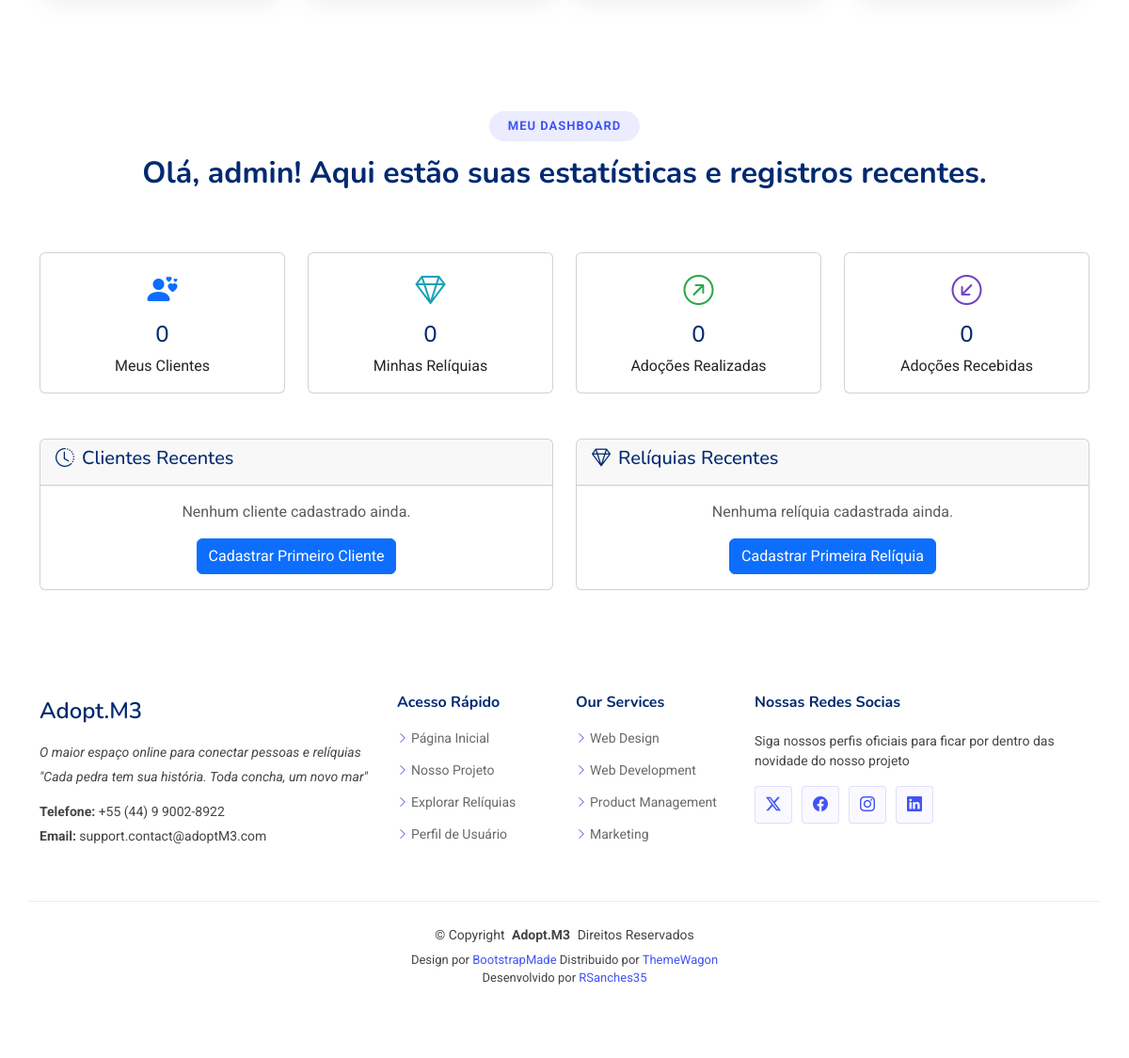
The app's page / (signed in, lower part), older data.
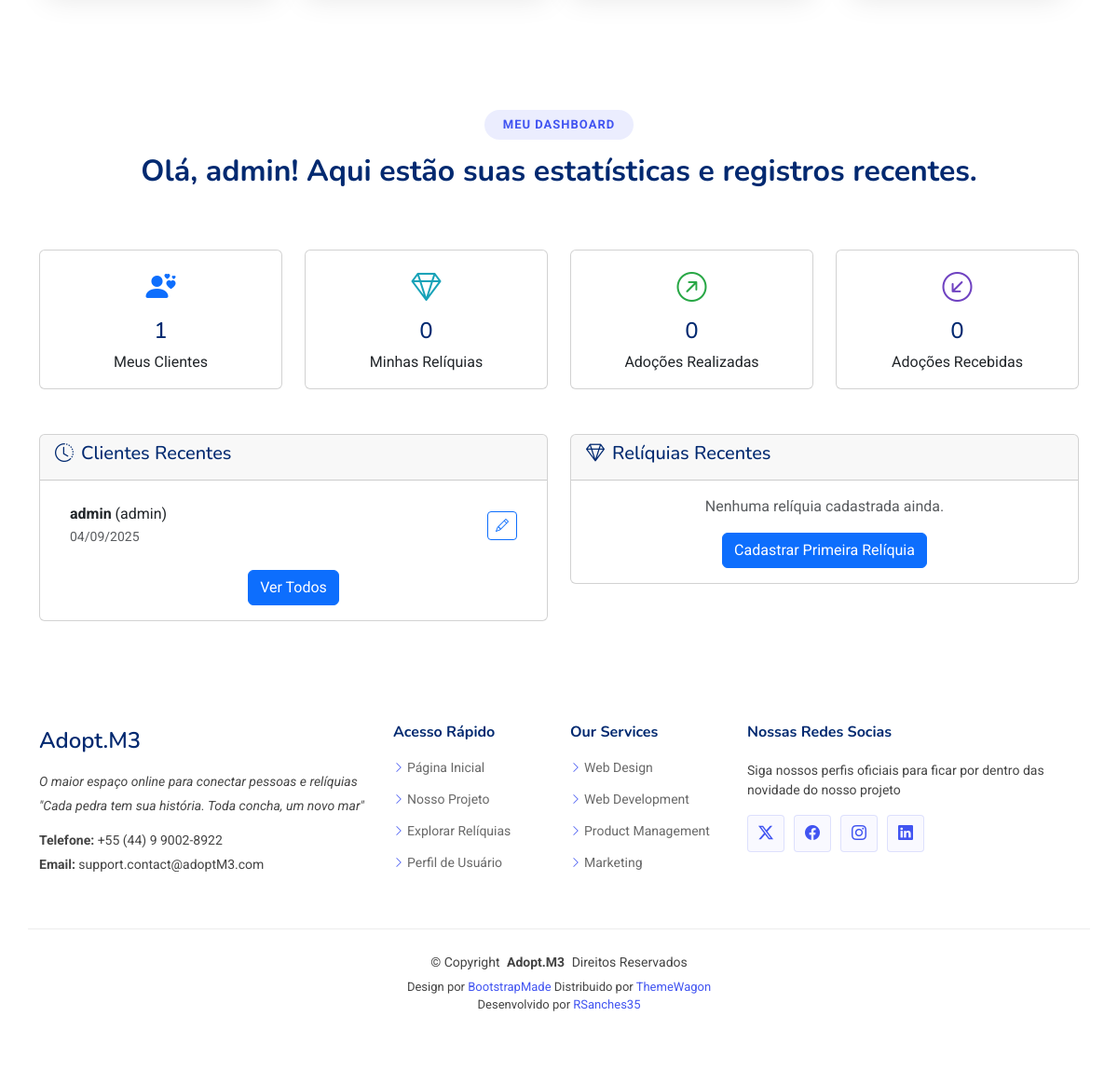
The same page, newer data.
### records/models.py (models this page shows, shortened)
class Client(models.Model):
    user = models.OneToOneField(User, on_delete=models.CASCADE, related_name='client_profile', null=True, blank=True)
    name = models.CharField(max_length=150)
    nickname = models.CharField(max_length=50)
    email = models.EmailField()
    birth_date = models.DateField()
    register_date = models.DateTimeField(auto_now_add=True)
    last_activity = models.DateTimeField(auto_now=True)
    address = models.ForeignKey(Address, on_delete=models.PROTECT, null=True, blank=True)
    created_by = models.ForeignKey(User, on_delete=models.CASCADE, related_name='clients', default=1)

### pages/views.py (the view, shortened to what this page needs)
# urls.py: path('', IndexView.as_view(), name='pages-HomePage'),
class IndexView(TemplateView):
    template_name = "pages/index.html"
    def get_context_data(self, **kwargs):
        context = super().get_context_data(**kwargs)
        context['total_users'] = User.objects.count()
        context['total_clients'] = Client.objects.count()
        context['total_relics'] = Relic.objects.count()
        context['total_adoptions'] = Adoption.objects.count()
        if self.request.user.is_authenticated:
            try:
                context['recent_clients'] = Client.objects.filter(
                    created_by=self.request.user
                ).order_by('-register_date')[:5]
                context['recent_relics'] = Relic.objects.filter(
                    created_by=self.request.user
                ).order_by('-obtained_date')[:5]
                context['user_stats'] = {
                    'my_clients': Client.objects.filter(created_by=self.request.user).count(),
                    'my_relics': Relic.objects.filter(created_by=self.request.user).count(),
                    'my_adoptions_given': Adoption.objects.filter(
                        previous_owner__created_by=self.request.user
                    ).count(),
                    'my_adoptions_received': Adoption.objects.filter(
                        new_owner__created_by=self.request.user
                    ).count(),
                }
            except Exception as e:
                context['recent_clients'] = []
                context['recent_relics'] = []
                context['user_stats'] = {
                    'my_clients': 0,
                    'my_relics': 0,
                    'my_adoptions_given': 0,
                    'my_adoptions_received': 0,
                }
        return context

### pages/templates/pages/index.html (shortened to what the changed rows need)
{% extends 'pages/model.html' %}
{% load static %}
{% block MainContent %}
{% if user.is_authenticated %}
<section id="user-dashboard" class="section">
  <div class="container" data-aos="fade-up">
    <div class="section-title">
      <h2>Meu Dashboard</h2>
      <p>Olá, {{ user.username }}! Aqui estão suas estatísticas e registros recentes.</p>
    </div>
    <div class="row gy-4 mb-5">
      <div class="col-lg-3 col-md-6">
        <div class="card text-center h-100">
          <div class="card-body">
            <i class="bi bi-person-hearts" style="font-size: 2rem; color: #0d6efd;"></i>
            <h4 class="mt-2">{{ user_stats.my_clients }}</h4>
            <p class="card-text">Meus Clientes</p>
          </div>
        </div>
      </div>
      <div class="col-lg-3 col-md-6">
        <div class="card text-center h-100">
          <div class="card-body">
            <i class="bi bi-gem" style="font-size: 2rem; color: #17a2b8;"></i>
            <h4 class="mt-2">{{ user_stats.my_relics }}</h4>
            <p class="card-text">Minhas Relíquias</p>
          </div>
        </div>
      </div>
      <div class="col-lg-3 col-md-6">
        <div class="card text-center h-100">
          <div class="card-body">
            <i class="bi bi-arrow-up-right-circle" style="font-size: 2rem; color: #28a745;"></i>
            <h4 class="mt-2">{{ user_stats.my_adoptions_given }}</h4>
            <p class="card-text">Adoções Realizadas</p>
          </div>
        </div>
      </div>
      <div class="col-lg-3 col-md-6">
        <div class="card text-center h-100">
          <div class="card-body">
            <i class="bi bi-arrow-down-left-circle" style="font-size: 2rem; color: #6f42c1;"></i>
            <h4 class="mt-2">{{ user_stats.my_adoptions_received }}</h4>
            <p class="card-text">Adoções Recebidas</p>
          </div>
        </div>
      </div>
    </div>
    <div class="row">
      <div class="col-lg-6">
        <div class="card">
          <div class="card-header">
            <h5><i class="bi bi-clock-history me-2"></i>Clientes Recentes</h5>
          </div>
          <div class="card-body">
            {% if recent_clients %}
              <div class="list-group list-group-flush">
                {% for client in recent_clients %}
                  <div class="list-group-item d-flex justify-content-between align-items-center">
                    <div>
                      <strong>{{ client.name }}</strong> ({{ client.nickname }})<br>
                      <small class="text-muted">{{ client.register_date|date:"d/m/Y" }}</small>
                    </div>
                    <a href="/records/update/client/{{ client.pk }}" class="btn btn-sm btn-outline-primary">
                      <i class="bi bi-pencil"></i>
                    </a>
                  </div>
                {% endfor %}
              </div>
              <div class="text-center mt-3">
                <a href="/records/list/client" class="btn btn-primary">Ver Todos</a>
              </div>
            {% else %}
              <p class="text-center text-muted">Nenhum cliente cadastrado ainda.</p>
              <div class="text-center">
                <a href="/records/create/client" class="btn btn-primary">Cadastrar Primeiro Cliente</a>
              </div>
            {% endif %}
          </div>
        </div>
      </div>
      <div class="col-lg-6">
        <div class="card">
          <div class="card-header">
            <h5><i class="bi bi-gem me-2"></i>Relíquias Recentes</h5>
          </div>
          <div class="card-body">
            {% if recent_relics %}
              <div class="list-group list-group-flush">
                {% for relic in recent_relics %}
                  <div class="list-group-item d-flex justify-content-between align-items-center">
                    <div>
                      <strong>{{ relic.name }}</strong><br>
                      <small class="text-muted">{{ relic.obtained_date|date:"d/m/Y" }}</small>
                    </div>
                    <a href="/records/update/relic/{{ relic.pk }}" class="btn btn-sm btn-outline-primary">
                      <i class="bi bi-pencil"></i>
                    </a>
                  </div>
                {% endfor %}
              </div>
              <div class="text-center mt-3">
                <a href="/records/list/relic" class="btn btn-primary">Ver Todas</a>
              </div>
            {% else %}
              <p class="text-center text-muted">Nenhuma relíquia cadastrada ainda.</p>
              <div class="text-center">
                <a href="/records/create/relic" class="btn btn-primary">Cadastrar Primeira Relíquia</a>
              </div>
            {% endif %}
          </div>
        </div>
      </div>
    </div>
  </div>
</section>
{% endif %}
{% endblock %}

Row changes from the older to the newer data that the page shows:
added Client: name "admin", nickname "admin", register_date "04/09/2025"
Text that changed along with them:
{{ user_stats.my_clients }}: "0" → "1"
text no longer shown: "Nenhum cliente cadastrado ainda. Cadastrar Primeiro Cliente"
text now shown: "Ver Todos"
